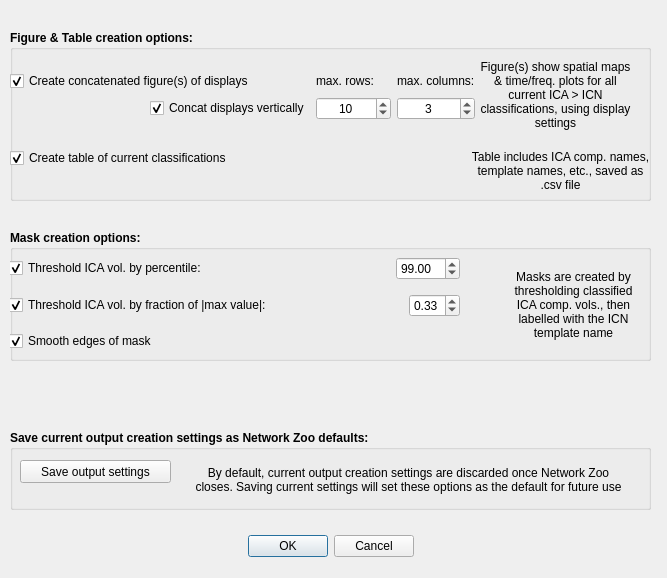
<?xml version="1.0" encoding="UTF-8"?>
<ui version="4.0">
 <class>Dialog</class>
 <widget class="QDialog" name="Dialog">
  <property name="geometry">
   <rect>
    <x>0</x>
    <y>0</y>
    <width>667</width>
    <height>578</height>
   </rect>
  </property>
  <property name="windowTitle">
   <string>Output Options</string>
  </property>
  <widget class="QDialogButtonBox" name="buttonBox">
   <property name="geometry">
    <rect>
     <x>10</x>
     <y>530</y>
     <width>641</width>
     <height>32</height>
    </rect>
   </property>
   <property name="orientation">
    <enum>Qt::Horizontal</enum>
   </property>
   <property name="standardButtons">
    <set>QDialogButtonBox::Cancel|QDialogButtonBox::Ok</set>
   </property>
   <property name="centerButtons">
    <bool>true</bool>
   </property>
  </widget>
  <widget class="QGroupBox" name="groupBox">
   <property name="geometry">
    <rect>
     <x>10</x>
     <y>230</y>
     <width>641</width>
     <height>131</height>
    </rect>
   </property>
   <property name="font">
    <font>
     <weight>75</weight>
     <bold>true</bold>
    </font>
   </property>
   <property name="title">
    <string>Mask creation options:</string>
   </property>
   <widget class="QWidget" name="verticalLayoutWidget">
    <property name="geometry">
     <rect>
      <x>-1</x>
      <y>19</y>
      <width>451</width>
      <height>111</height>
     </rect>
    </property>
    <layout class="QVBoxLayout" name="verticalLayout">
     <item>
      <layout class="QHBoxLayout" name="horizontalLayout">
       <item>
        <widget class="QCheckBox" name="checkBox_ThreshICApercentile">
         <property name="font">
          <font>
           <weight>50</weight>
           <bold>false</bold>
          </font>
         </property>
         <property name="text">
          <string>Threshold ICA vol. by percentile:</string>
         </property>
         <property name="checked">
          <bool>true</bool>
         </property>
        </widget>
       </item>
       <item>
        <spacer name="horizontalSpacer">
         <property name="orientation">
          <enum>Qt::Horizontal</enum>
         </property>
         <property name="sizeHint" stdset="0">
          <size>
           <width>40</width>
           <height>20</height>
          </size>
         </property>
        </spacer>
       </item>
       <item>
        <widget class="QDoubleSpinBox" name="doubleSpinBox_ThreshPercentile">
         <property name="font">
          <font>
           <weight>50</weight>
           <bold>false</bold>
          </font>
         </property>
         <property name="maximum">
          <double>100.000000000000000</double>
         </property>
         <property name="singleStep">
          <double>0.500000000000000</double>
         </property>
         <property name="value">
          <double>99.000000000000000</double>
         </property>
        </widget>
       </item>
      </layout>
     </item>
     <item>
      <layout class="QHBoxLayout" name="horizontalLayout_3">
       <item>
        <widget class="QCheckBox" name="checkBox_ThreshICAfractionOfMax">
         <property name="font">
          <font>
           <weight>50</weight>
           <bold>false</bold>
          </font>
         </property>
         <property name="text">
          <string>Threshold ICA vol. by fraction of |max value|:</string>
         </property>
         <property name="checked">
          <bool>true</bool>
         </property>
        </widget>
       </item>
       <item>
        <spacer name="horizontalSpacer_2">
         <property name="orientation">
          <enum>Qt::Horizontal</enum>
         </property>
         <property name="sizeHint" stdset="0">
          <size>
           <width>40</width>
           <height>20</height>
          </size>
         </property>
        </spacer>
       </item>
       <item>
        <widget class="QDoubleSpinBox" name="doubleSpinBox_ThreshFractionMax">
         <property name="font">
          <font>
           <weight>50</weight>
           <bold>false</bold>
          </font>
         </property>
         <property name="maximum">
          <double>1.000000000000000</double>
         </property>
         <property name="singleStep">
          <double>0.030000000000000</double>
         </property>
         <property name="value">
          <double>0.330000000000000</double>
         </property>
        </widget>
       </item>
      </layout>
     </item>
     <item>
      <widget class="QCheckBox" name="checkBox_SmoothEdges">
       <property name="font">
        <font>
         <weight>50</weight>
         <bold>false</bold>
        </font>
       </property>
       <property name="text">
        <string>Smooth edges of mask</string>
       </property>
       <property name="checked">
        <bool>true</bool>
       </property>
      </widget>
     </item>
    </layout>
   </widget>
   <widget class="QLabel" name="label">
    <property name="geometry">
     <rect>
      <x>498</x>
      <y>29</y>
      <width>131</width>
      <height>91</height>
     </rect>
    </property>
    <property name="font">
     <font>
      <weight>50</weight>
      <bold>false</bold>
     </font>
    </property>
    <property name="text">
     <string>Masks are created by thresholding classified ICA comp. vols., then labelled with the ICN template name</string>
    </property>
    <property name="alignment">
     <set>Qt::AlignCenter</set>
    </property>
    <property name="wordWrap">
     <bool>true</bool>
    </property>
   </widget>
  </widget>
  <widget class="QGroupBox" name="groupBox_5">
   <property name="geometry">
    <rect>
     <x>10</x>
     <y>430</y>
     <width>641</width>
     <height>80</height>
    </rect>
   </property>
   <property name="font">
    <font>
     <weight>75</weight>
     <bold>true</bold>
    </font>
   </property>
   <property name="title">
    <string>Save current output creation settings as Network Zoo defaults:</string>
   </property>
   <widget class="QPushButton" name="pushButton_SaveOutputOptions">
    <property name="geometry">
     <rect>
      <x>10</x>
      <y>30</y>
      <width>151</width>
      <height>23</height>
     </rect>
    </property>
    <property name="font">
     <font>
      <weight>50</weight>
      <bold>false</bold>
     </font>
    </property>
    <property name="text">
     <string>Save output settings</string>
    </property>
   </widget>
   <widget class="QLabel" name="label_2">
    <property name="geometry">
     <rect>
      <x>178</x>
      <y>24</y>
      <width>441</width>
      <height>51</height>
     </rect>
    </property>
    <property name="font">
     <font>
      <weight>50</weight>
      <bold>false</bold>
     </font>
    </property>
    <property name="text">
     <string>By default, current output creation settings are discarded once Network Zoo closes. Saving current settings will set these options as the default for future use</string>
    </property>
    <property name="alignment">
     <set>Qt::AlignCenter</set>
    </property>
    <property name="wordWrap">
     <bool>true</bool>
    </property>
   </widget>
  </widget>
  <widget class="QGroupBox" name="groupBox_2">
   <property name="geometry">
    <rect>
     <x>10</x>
     <y>30</y>
     <width>641</width>
     <height>171</height>
    </rect>
   </property>
   <property name="font">
    <font>
     <weight>75</weight>
     <bold>true</bold>
    </font>
   </property>
   <property name="title">
    <string>Figure &amp;&amp; Table creation options:</string>
   </property>
   <widget class="QWidget" name="verticalLayoutWidget_2">
    <property name="geometry">
     <rect>
      <x>0</x>
      <y>19</y>
      <width>465</width>
      <height>141</height>
     </rect>
    </property>
    <layout class="QVBoxLayout" name="verticalLayout_2">
     <item>
      <layout class="QGridLayout" name="gridLayout">
       <item row="0" column="1">
        <widget class="QLabel" name="label_3">
         <property name="font">
          <font>
           <weight>50</weight>
           <bold>false</bold>
          </font>
         </property>
         <property name="text">
          <string>max. rows:     </string>
         </property>
        </widget>
       </item>
       <item row="0" column="2">
        <widget class="QLabel" name="label_4">
         <property name="font">
          <font>
           <weight>50</weight>
           <bold>false</bold>
          </font>
         </property>
         <property name="text">
          <string>max. columns:</string>
         </property>
        </widget>
       </item>
       <item row="1" column="2">
        <widget class="QSpinBox" name="spinBox_FigCols">
         <property name="font">
          <font>
           <weight>50</weight>
           <bold>false</bold>
          </font>
         </property>
         <property name="alignment">
          <set>Qt::AlignCenter</set>
         </property>
         <property name="minimum">
          <number>1</number>
         </property>
         <property name="maximum">
          <number>99</number>
         </property>
         <property name="value">
          <number>3</number>
         </property>
        </widget>
       </item>
       <item row="1" column="1">
        <widget class="QSpinBox" name="spinBox_FigRows">
         <property name="font">
          <font>
           <weight>50</weight>
           <bold>false</bold>
          </font>
         </property>
         <property name="alignment">
          <set>Qt::AlignCenter</set>
         </property>
         <property name="minimum">
          <number>1</number>
         </property>
         <property name="maximum">
          <number>99</number>
         </property>
         <property name="value">
          <number>10</number>
         </property>
        </widget>
       </item>
       <item row="0" column="0">
        <widget class="QCheckBox" name="checkBox_CreateFigure">
         <property name="font">
          <font>
           <weight>50</weight>
           <bold>false</bold>
          </font>
         </property>
         <property name="text">
          <string>Create concatenated figure(s) of displays</string>
         </property>
         <property name="checked">
          <bool>true</bool>
         </property>
        </widget>
       </item>
       <item row="1" column="0">
        <layout class="QHBoxLayout" name="horizontalLayout_2">
         <item>
          <spacer name="horizontalSpacer_3">
           <property name="orientation">
            <enum>Qt::Horizontal</enum>
           </property>
           <property name="sizeHint" stdset="0">
            <size>
             <width>40</width>
             <height>20</height>
            </size>
           </property>
          </spacer>
         </item>
         <item>
          <widget class="QCheckBox" name="checkBox_ConcatVertical">
           <property name="font">
            <font>
             <weight>50</weight>
             <bold>false</bold>
            </font>
           </property>
           <property name="text">
            <string>Concat displays vertically</string>
           </property>
           <property name="checked">
            <bool>true</bool>
           </property>
          </widget>
         </item>
        </layout>
       </item>
      </layout>
     </item>
     <item>
      <widget class="QCheckBox" name="checkBox_CreateTable">
       <property name="font">
        <font>
         <weight>50</weight>
         <bold>false</bold>
        </font>
       </property>
       <property name="text">
        <string>Create table of current classifications</string>
       </property>
       <property name="checked">
        <bool>true</bool>
       </property>
      </widget>
     </item>
    </layout>
   </widget>
   <widget class="QLabel" name="label_5">
    <property name="geometry">
     <rect>
      <x>470</x>
      <y>24</y>
      <width>151</width>
      <height>81</height>
     </rect>
    </property>
    <property name="font">
     <font>
      <weight>50</weight>
      <bold>false</bold>
     </font>
    </property>
    <property name="text">
     <string>Figure(s) show spatial maps &amp; time/freq. plots for all current ICA &gt; ICN classifications, using display settings</string>
    </property>
    <property name="alignment">
     <set>Qt::AlignCenter</set>
    </property>
    <property name="wordWrap">
     <bool>true</bool>
    </property>
   </widget>
   <widget class="QLabel" name="label_6">
    <property name="geometry">
     <rect>
      <x>460</x>
      <y>120</y>
      <width>181</width>
      <height>41</height>
     </rect>
    </property>
    <property name="font">
     <font>
      <weight>50</weight>
      <bold>false</bold>
     </font>
    </property>
    <property name="text">
     <string>Table includes ICA comp. names, template names, etc., saved as .csv file</string>
    </property>
    <property name="alignment">
     <set>Qt::AlignCenter</set>
    </property>
    <property name="wordWrap">
     <bool>true</bool>
    </property>
   </widget>
  </widget>
 </widget>
 <resources/>
 <connections>
  <connection>
   <sender>buttonBox</sender>
   <signal>accepted()</signal>
   <receiver>Dialog</receiver>
   <slot>accept()</slot>
   <hints>
    <hint type="sourcelabel">
     <x>248</x>
     <y>254</y>
    </hint>
    <hint type="destinationlabel">
     <x>157</x>
     <y>274</y>
    </hint>
   </hints>
  </connection>
  <connection>
   <sender>buttonBox</sender>
   <signal>rejected()</signal>
   <receiver>Dialog</receiver>
   <slot>reject()</slot>
   <hints>
    <hint type="sourcelabel">
     <x>316</x>
     <y>260</y>
    </hint>
    <hint type="destinationlabel">
     <x>286</x>
     <y>274</y>
    </hint>
   </hints>
  </connection>
 </connections>
</ui>
